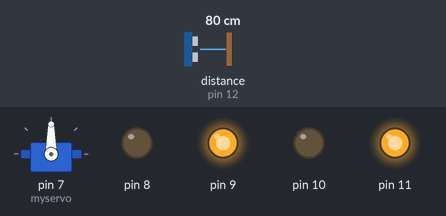
A sketch run on a simulated Arduino Uno, built with avr-gcc and run on an emulated ATmega328P. Shown: servo, output pins drawn as LEDs (lit = HIGH). Wiring (inferred from the names in the program): ultrasonic range finder: trigger pin 13; echo pin 12. The inputs (shaded band) are chosen by the test bench; at power-on: distance to the obstacle (sensor on pin 12) 80 cm. The echo pulse lasts 58.3 µs per cm; pins used as bus, display or sensor lines are not drawn.

Above: at 1.2 s.
1.3 s: distance to the obstacle (sensor on pin 12) set to 13 cm
2.8 s: distance to the obstacle (sensor on pin 12) set to 10 cm
At 3.4 s:
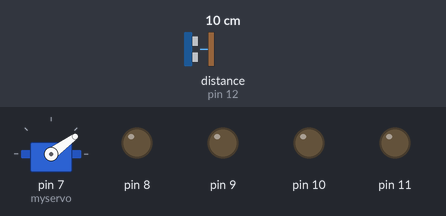
5.8 s: distance to the obstacle (sensor on pin 12) set to 18 cm
8.8 s: distance to the obstacle (sensor on pin 12) set to 2 cm
At 9.8 s:
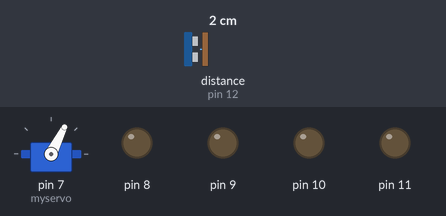
Timing chart, 0 to 12.8 s (numbered marks = the images above; inputs shaded):
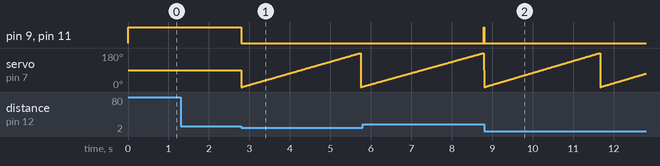

The sketch:

obstacle_avoider_robot_code.ino
```cpp
#include <Servo.h>

Servo myservo;  // create servo object to control a servo
                // twelve servo objects can be created on most boards
int lar,i;
int pos = 0;    // variable to store the servo position
int trig=13;
int echo=12;
long duration , cm, inches , y[181];

long func()
{
  digitalWrite(trig,LOW);
  delayMicroseconds(5);
  digitalWrite(trig,HIGH);
  delayMicroseconds(10);
  digitalWrite(trig,LOW);
  duration = pulseIn(echo,HIGH);
  return cm = (duration/2)/29.1;
}

void setup()
{
  myservo.attach(7);  		// attaches the servo on pin 7 to the servo object
  pinMode(trig,OUTPUT);
  pinMode(echo,INPUT);
  pinMode(8, OUTPUT);
  pinMode(9,OUTPUT);
  pinMode(10, OUTPUT);
  pinMode(11,OUTPUT);

}

void loop()
{
  long x=func();

// Send ping, get distance in cm

if(x > 10)
  {
    digitalWrite(9, HIGH);
    digitalWrite(8,LOW);
    digitalWrite(11, HIGH);
    digitalWrite(10,LOW);
  }
  else
  {
    digitalWrite(8, LOW);
    digitalWrite(9,LOW);
    digitalWrite(10, LOW);
    digitalWrite(11,LOW);

for(pos = 0; pos <= 180; pos += 1) // goes from 0 degrees to 180 degrees
  {                                  // in steps of 1 degree
    myservo.write(pos);
    y[pos] = func();
    Serial.print(y[pos]);

    // tell servo to go to position in variable 'pos'
    delay(15);                       // waits 15ms for the servo to reach the position
  }

  pos = 90;
  myservo.write(pos);
  lar=y[0];

  for(pos=1;pos<=180;pos++)
  {
    if(lar<y[pos])
    {
     lar=y[pos];
     i = pos;
    }
  }

   if (lar>10 && i!=90)
   {
    if (i<90)
    {
     while(func()<lar)
      {
      digitalWrite(11, HIGH);
      digitalWrite(10,LOW);
      digitalWrite(9, LOW);
      digitalWrite(8,HIGH);
      }
       digitalWrite(9, HIGH);
       digitalWrite(8,LOW);
       digitalWrite(11, HIGH);
       digitalWrite(10,LOW);
     }

    else
    {
      while(func()<lar)
      {
      digitalWrite(9, HIGH);
      digitalWrite(8,LOW);}
      digitalWrite(10, HIGH);
      digitalWrite(11,LOW);
      }
   digitalWrite(9, HIGH);
   digitalWrite(8,LOW);
   digitalWrite(11, HIGH);
   digitalWrite(10,LOW);
      }
    else
    {
    digitalWrite(8, HIGH);
    digitalWrite(9,LOW);
    digitalWrite(10, HIGH);
    digitalWrite(11,LOW);
                          }
}
  }
```

Measured:
- the behaviour switches between 12 and 11 cm on distance to the obstacle (sensor on pin 12) (found by bisection; images 0 and 1)
- after the input at 1.3 s, every drawn part: stays the same
- after the input at 2.8 s, pin 9, pin 11: HIGH → LOW at once
- after the input at 5.8 s, pin 9, pin 11: LOW → HIGH after 3.0 s
- after the input at 8.8 s, pin 9, pin 11: HIGH → LOW at once
